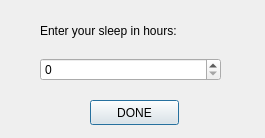
<?xml version="1.0" encoding="UTF-8"?>
<ui version="4.0">
 <class>Sleep</class>
 <widget class="QDialog" name="Sleep">
  <property name="geometry">
   <rect>
    <x>0</x>
    <y>0</y>
    <width>265</width>
    <height>138</height>
   </rect>
  </property>
  <property name="windowTitle">
   <string>Dialog</string>
  </property>
  <widget class="QWidget" name="verticalLayoutWidget">
   <property name="geometry">
    <rect>
     <x>40</x>
     <y>10</y>
     <width>181</width>
     <height>71</height>
    </rect>
   </property>
   <layout class="QVBoxLayout" name="verticalLayout">
    <item>
     <widget class="QLabel" name="label">
      <property name="text">
       <string>Enter your sleep in hours:</string>
      </property>
     </widget>
    </item>
    <item>
     <widget class="QSpinBox" name="sleep">
      <property name="maximum">
       <number>24</number>
      </property>
     </widget>
    </item>
   </layout>
  </widget>
  <widget class="QPushButton" name="pushButton">
   <property name="geometry">
    <rect>
     <x>90</x>
     <y>100</y>
     <width>89</width>
     <height>25</height>
    </rect>
   </property>
   <property name="text">
    <string>DONE</string>
   </property>
  </widget>
 </widget>
 <resources/>
 <connections/>
</ui>
